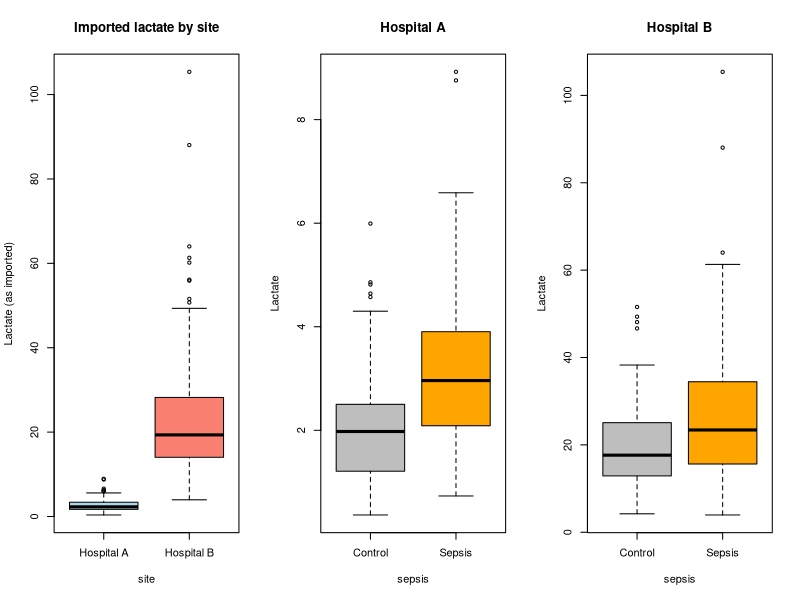
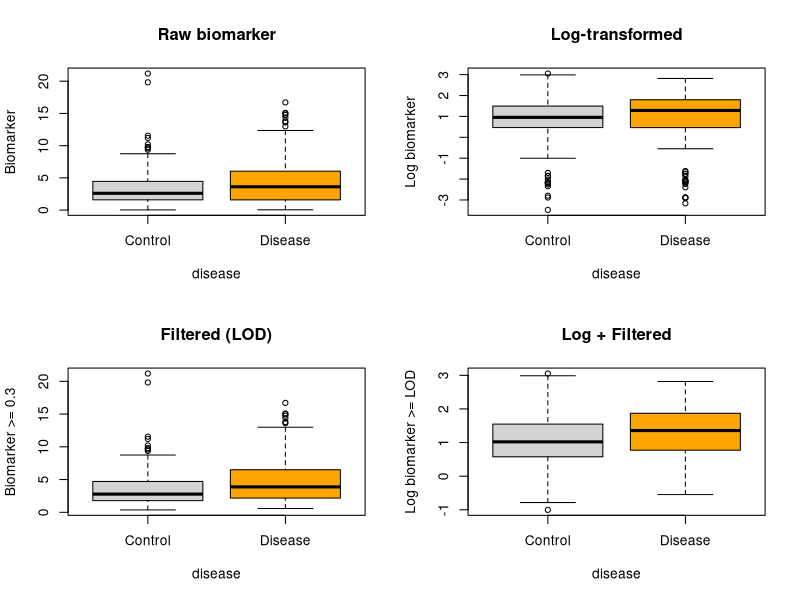

These charts were generated, in order, by the following R code:
## ---- chunk 1

set.seed(30)

# -----------------------------
# Simulate imported clinical data
# -----------------------------
n <- 300
data <- data.frame(
  site = sample(c("Hospital A", "Hospital B"), n, replace = TRUE),
  sepsis = factor(rbinom(n, 1, 0.5), labels = c("Control", "Sepsis"))
)

# True biological lactate signal (mmol/L)
true_lactate <- rlnorm(
  n,
  meanlog = 0.6 + 0.4 * (data$sepsis == "Sepsis"),
  sdlog = 0.5
)

# Unit variation introduced at import
data$lactate <- true_lactate
data$lactate[data$site == "Hospital B"] <-
  data$lactate[data$site == "Hospital B"] * 9

# -----------------------------
# Import-stage visualization
# -----------------------------
par(mfrow = c(1, 3))

boxplot(
  lactate ~ site,
  data = data,
  main = "Imported lactate by site",
  ylab = "Lactate (as imported)",
  col = c("lightblue", "salmon")
)

boxplot(
  lactate ~ sepsis,
  data = data[data$site == "Hospital A", ],
  main = "Hospital A",
  ylab = "Lactate",
  col = c("gray", "orange")
)

boxplot(
  lactate ~ sepsis,
  data = data[data$site == "Hospital B", ],
  main = "Hospital B",
  ylab = "Lactate",
  col = c("gray", "orange")
)

# -----------------------------
# Unit harmonization at import
# -----------------------------
data$lactate_mmol <- data$lactate
data$lactate_mmol[data$site == "Hospital B"] <-
  data$lactate_mmol[data$site == "Hospital B"] / 9

# -----------------------------
# Visualization after harmonization
# -----------------------------
#par(mfrow = c(1, 1))

#boxplot(
#  lactate_mmol ~ sepsis,
#  data = data,
#  main = "Lactate after unit harmonization",
#  ylab = "Lactate (mmol/L)",
#  col = c("gray", "orange")
#)

# -----------------------------
# Stability of inference
# -----------------------------
#summary(lm(lactate_mmol ~ sepsis + site, data = data))


## ---- chunk 2
#| fig-width: 8
#| fig-height: 9
#|
set.seed(50)

# -----------------------------
# Simulate raw biomarker data
# -----------------------------
n <- 400
data <- data.frame(
  disease = factor(rbinom(n, 1, 0.5), labels = c("Control", "Disease"))
)

data$biomarker_raw <- rlnorm(
  n,
  meanlog = 1 + 0.3 * (data$disease == "Disease"),
  sdlog = 0.7
)


data$biomarker_raw[sample(1:n, 30)] <- runif(30, 0.01, 0.2)

# -----------------------------
# Transformation stage
# -----------------------------

# 1. Normalization (log transform)
data$biomarker_log <- log(data$biomarker_raw)

# 2. Scaling (z-score)
data$biomarker_scaled <- scale(data$biomarker_log)

# 3. Filtering & thresholding
LOD <- 0.3  # limit of detection
data$biomarker_filtered <- ifelse(data$biomarker_raw >= LOD, data$biomarker_raw, NA)
data$biomarker_log_filtered <- ifelse(data$biomarker_raw >= LOD, data$biomarker_log, NA)

# -----------------------------
# Visualization: raw vs transformed vs filtered
# -----------------------------
par(mfrow = c(2, 2))

boxplot(
  biomarker_raw ~ disease,
  data = data,
  main = "Raw biomarker",
  ylab = "Biomarker",
  col = c("lightgray", "orange")
)

boxplot(
  biomarker_log ~ disease,
  data = data,
  main = "Log-transformed",
  ylab = "Log biomarker",
  col = c("lightgray", "orange")
)

boxplot(
  biomarker_filtered ~ disease,
  data = data,
  main = "Filtered (LOD)",
  ylab = "Biomarker >= 0.3",
  col = c("lightgray", "orange")
)

boxplot(
  biomarker_log_filtered ~ disease,
  data = data,
  main = "Log + Filtered",
  ylab = "Log biomarker >= LOD",
  col = c("lightgray", "orange")
)

# -----------------------------
# Check robustness of inference
# -----------------------------
#summary(lm(biomarker_raw ~ disease, data = data))
#summary(lm(biomarker_log ~ disease, data = data))
#summary(lm(biomarker_filtered ~ disease, data = data))
#summary(lm(biomarker_log_filtered ~ disease, data = data))

